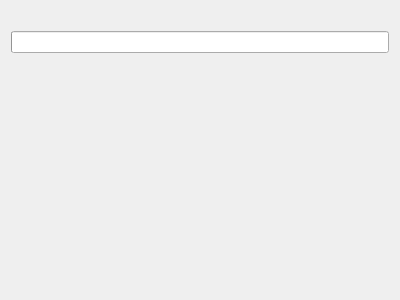
<?xml version="1.0" encoding="UTF-8"?>
<ui version="4.0">
 <class>CreateObjectsPage_q</class>
 <widget class="QWizardPage" name="CreateObjectsPage_q">
  <property name="geometry">
   <rect>
    <x>0</x>
    <y>0</y>
    <width>400</width>
    <height>300</height>
   </rect>
  </property>
  <property name="windowTitle">
   <string>WizardPage</string>
  </property>
  <property name="title">
   <string>Adding new objects to library</string>
  </property>
  <property name="subTitle">
   <string/>
  </property>
  <layout class="QGridLayout" name="gridLayout">
   <item row="0" column="0">
    <widget class="QLabel" name="textLabel1_4">
     <property name="text">
      <string/>
     </property>
     <property name="alignment">
      <set>Qt::AlignmentFlag::AlignTop</set>
     </property>
     <property name="wordWrap">
      <bool>true</bool>
     </property>
    </widget>
   </item>
   <item row="1" column="0">
    <widget class="QProgressBar" name="progressBar">
     <property name="orientation">
      <enum>Qt::Orientation::Horizontal</enum>
     </property>
    </widget>
   </item>
   <item row="2" column="0">
    <spacer name="spacer_3">
     <property name="orientation">
      <enum>Qt::Orientation::Vertical</enum>
     </property>
     <property name="sizeType">
      <enum>QSizePolicy::Policy::Expanding</enum>
     </property>
     <property name="sizeHint" stdset="0">
      <size>
       <width>20</width>
       <height>228</height>
      </size>
     </property>
    </spacer>
   </item>
  </layout>
 </widget>
 <resources/>
 <connections/>
</ui>
